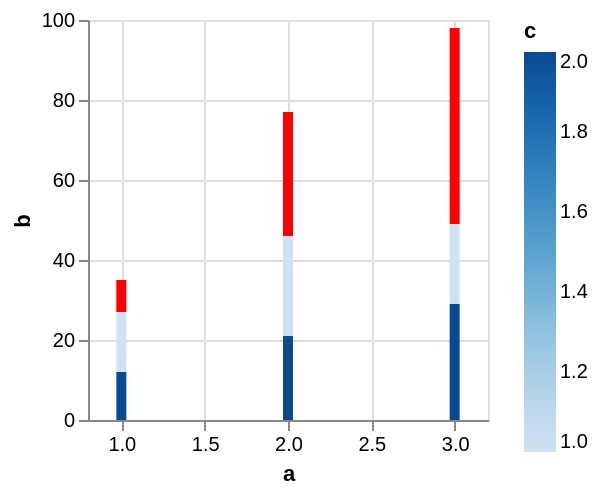

Express this chart as Vega-Lite.
### Vega specification from a JSON file in a GitHub repository (floating-point values rounded to 4 significant figures)
{"$schema": "https://vega.github.io/schema/vega/v5.json", "description": "Testing invalid", "background": "white", "padding": 5, "width": 200, "height": 200, "style": "cell", "data": [{"name": "source_0", "values": [{"a": 1, "b": 15, "c": 1}, {"a": 2, "b": 25, "c": 1}, {"a": 3, "b": 20, "c": 1}, {"a": 1, "b": 12, "c": 2}, {"a": 2, "b": 21, "c": 2}, {"a": 3, "b": 29, "c": 2}, {"a": 1, "b": 8, "c": null}, {"a": 2, "b": 31, "c": null}, {"a": 3, "b": 49, "c": null}]}, {"name": "data_0", "source": "source_0", "transform": [{"type": "stack", "groupby": ["a"], "field": "b", "sort": {"field": ["c"], "order": ["descending"]}, "as": ["b_start", "b_end"], "offset": "zero"}]}], "marks": [{"name": "marks", "type": "rect", "style": ["bar"], "from": {"data": "data_0"}, "encode": {"update": {"fill": [{"test": "!isValid(datum[\"c\"]) || !isFinite(+datum[\"c\"])", "value": "red"}, {"scale": "color", "field": "c"}], "tooltip": {"signal": "{\"a\": !isValid(datum[\"a\"]) || !isFinite(+datum[\"a\"]) ? \"\" + datum[\"a\"] : format(datum[\"a\"], \"\"), \"b\": !isValid(datum[\"b\"]) || !isFinite(+datum[\"b\"]) ? \"\" + datum[\"b\"] : format(datum[\"b\"], \"\"), \"c\": !isValid(datum[\"c\"]) || !isFinite(+datum[\"c\"]) ? \"\" + datum[\"c\"] : format(datum[\"c\"], \"\")}"}, "ariaRoleDescription": {"value": "bar"}, "description": {"signal": "\"a: \" + (!isValid(datum[\"a\"]) || !isFinite(+datum[\"a\"]) ? \"\" + datum[\"a\"] : format(datum[\"a\"], \"\")) + \"; b: \" + (!isValid(datum[\"b\"]) || !isFinite(+datum[\"b\"]) ? \"\" + datum[\"b\"] : format(datum[\"b\"], \"\")) + \"; c: \" + (!isValid(datum[\"c\"]) || !isFinite(+datum[\"c\"]) ? \"\" + datum[\"c\"] : format(datum[\"c\"], \"\"))"}, "xc": [{"test": "!isValid(datum[\"a\"]) || !isFinite(+datum[\"a\"])", "signal": "scale('x', inrange(0, domain('x')) ? 0 : domain('x')[0])"}, {"scale": "x", "field": "a"}], "width": {"value": 5}, "y": {"scale": "y", "field": "b_end"}, "y2": {"scale": "y", "field": "b_start"}}}}], "scales": [{"name": "x", "type": "linear", "domain": {"data": "data_0", "field": "a"}, "range": [0, {"signal": "width"}], "nice": true, "zero": false, "padding": 5}, {"name": "y", "type": "linear", "domain": {"data": "data_0", "fields": ["b_start", "b_end"]}, "range": [{"signal": "height"}, 0], "nice": true, "zero": true}, {"name": "color", "type": "linear", "domain": {"data": "data_0", "field": "c"}, "range": "ramp", "interpolate": "hcl", "zero": false}], "axes": [{"scale": "x", "orient": "bottom", "gridScale": "y", "grid": true, "tickCount": {"signal": "ceil(width/40)"}, "domain": false, "labels": false, "aria": false, "maxExtent": 0, "minExtent": 0, "ticks": false, "zindex": 0}, {"scale": "y", "orient": "left", "gridScale": "x", "grid": true, "tickCount": {"signal": "ceil(height/40)"}, "domain": false, "labels": false, "aria": false, "maxExtent": 0, "minExtent": 0, "ticks": false, "zindex": 0}, {"scale": "x", "orient": "bottom", "grid": false, "title": "a", "labelFlush": true, "labelOverlap": true, "tickCount": {"signal": "ceil(width/40)"}, "zindex": 0}, {"scale": "y", "orient": "left", "grid": false, "title": "b", "labelOverlap": true, "tickCount": {"signal": "ceil(height/40)"}, "zindex": 0}], "legends": [{"fill": "color", "gradientLength": {"signal": "clamp(height, 64, 200)"}, "title": "c"}], "config": {"mark": {"tooltip": true}}}
